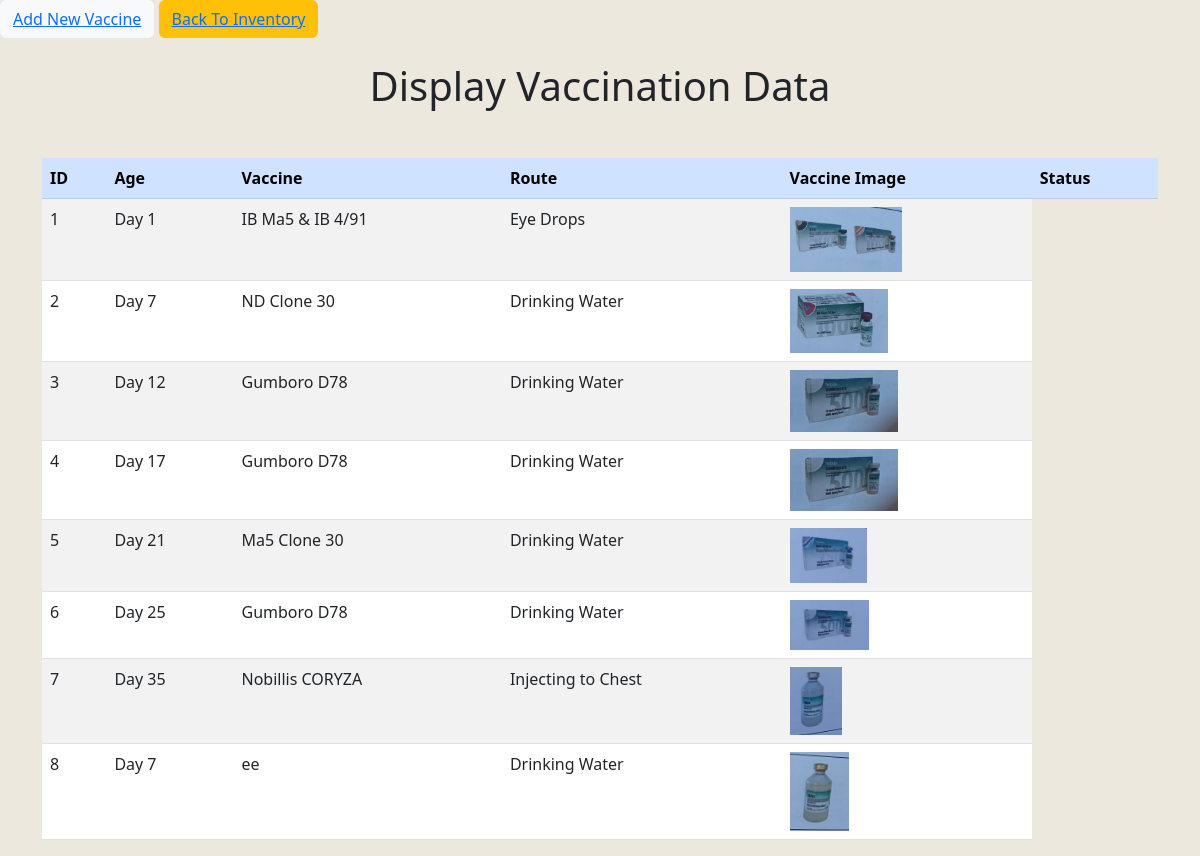
/vaccine/vdisplay.php, run on the app's committed database.
### tables this page shows
CREATE TABLE `vaccinedshed` (
  `id` int(50) NOT NULL,
  `age` varchar(50) NOT NULL,
  `vaccinename` varchar(100) NOT NULL,
  `vaccineroute` varchar(100) NOT NULL,
  `image` varchar(200) NOT NULL,
  `status` int(1) NOT NULL
);

### vaccine/vdisplay.php (the view, shortened to what this page needs)
<?php
require_once("../dbConnection/connect.php");
?>
<!doctype html>
<html lang="en">
  <head>
    <link href="https://cdn.jsdelivr.net/npm/bootstrap@5.3.0-alpha3/dist/css/bootstrap.min.css" rel="stylesheet">
  </head>
</head>
<body>
<button class="btn btn-light"  name="submit"><a href="..\vaccine\vaccineshed.php">Add New Vaccine</a></button>
<button class="btn btn-warning"  name="submit"><a href="../pages/inventory.php">Back To Inventory</a></button>
<h1 class="text-center my-4">Display Vaccination Data</h1>
<div class="container mt-5 d-flex justify--content-center">
<table class="table table-striped">
  <thead class="table-primary">
    <tr>
      <th scope="col">ID</th>
      <th scope="col">Age</th>
      <th scope="col">Vaccine</th>
      <th scope="col">Route</th>
      <th scope="col">Vaccine Image</th>
      <th scope="col">Status</th>
    </tr>
  </thead >
  <tbody>
    <?php
    $sql="SELECT * from  vaccinedshed";
    $result=mysqli_query($con,$sql);
    $number=1;
    while($row=mysqli_fetch_assoc($result))
    {
$age=$row['age'];
    $vaccine=$row['vaccinename'];
    $dose=$row['vaccineroute'];
    $image=$row['image'];
    echo '<tr>
    <td>'.$number.'</td>
    <td>'.$age.'</td>
    <td>'.$vaccine.'</td>
    <td>'.$dose.'</td>
    <td><img src='.$image.'></td>
    </tr>';
    $number++;
    }
    ?>
</div>
</body>
</html>

### vaccine/vdisplay.php (style rules this page uses)
body { background-color:#EDE8DD ; }

### data on the page
vaccinedshed: age "Day 1", vaccinename "IB Ma5 & IB 4/91", vaccineroute "Eye Drops", image (picture)
vaccinedshed: age "Day 7", vaccinename "ND Clone 30", vaccineroute "Drinking Water", image (picture)
vaccinedshed: age "Day 12", vaccinename "Gumboro D78", vaccineroute "Drinking Water", image (picture)
vaccinedshed: age "Day 17", vaccinename "Gumboro D78", vaccineroute "Drinking Water", image (picture)
vaccinedshed: age "Day 21", vaccinename "Ma5 Clone 30", vaccineroute "Drinking Water", image (picture)
vaccinedshed: age "Day 25", vaccinename "Gumboro D78", vaccineroute "Drinking Water", image (picture)
vaccinedshed: age "Day 35", vaccinename "Nobillis CORYZA", vaccineroute "Injecting to Chest", image (picture)
vaccinedshed: age "Day 7", vaccinename "ee", vaccineroute "Drinking Water", image (picture)
